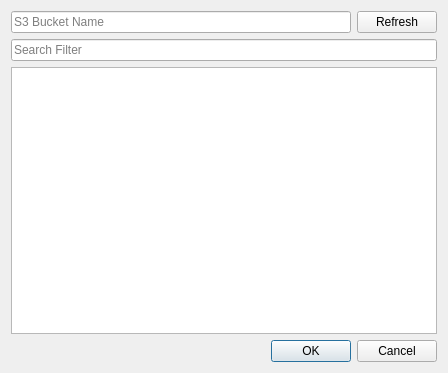
<?xml version="1.0" encoding="UTF-8"?>
<ui version="4.0">
 <class>S3FileBrowser</class>
 <widget class="QDialog" name="S3FileBrowser">
  <property name="geometry">
   <rect>
    <x>0</x>
    <y>0</y>
    <width>448</width>
    <height>373</height>
   </rect>
  </property>
  <property name="windowTitle">
   <string>S3 File Browser</string>
  </property>
  <layout class="QVBoxLayout" name="verticalLayout">
   <item>
    <layout class="QHBoxLayout" name="horizontalLayout">
     <item>
      <widget class="QLineEdit" name="bucketNameEdit">
       <property name="placeholderText">
        <string>S3 Bucket Name</string>
       </property>
      </widget>
     </item>
     <item>
      <widget class="QPushButton" name="refreshButton">
       <property name="text">
        <string>Refresh</string>
       </property>
      </widget>
     </item>
    </layout>
   </item>
   <item>
    <widget class="QLineEdit" name="searchFilterEdit">
     <property name="placeholderText">
      <string>Search Filter</string>
     </property>
    </widget>
   </item>
   <item>
    <widget class="QListWidget" name="objectList"/>
   </item>
   <item>
    <widget class="QDialogButtonBox" name="buttonBox">
     <property name="orientation">
      <enum>Qt::Horizontal</enum>
     </property>
     <property name="standardButtons">
      <set>QDialogButtonBox::Cancel|QDialogButtonBox::Ok</set>
     </property>
    </widget>
   </item>
  </layout>
 </widget>
 <resources/>
 <connections>
  <connection>
   <sender>buttonBox</sender>
   <signal>accepted()</signal>
   <receiver>S3FileBrowser</receiver>
   <slot>accept()</slot>
   <hints>
    <hint type="sourcelabel">
     <x>248</x>
     <y>254</y>
    </hint>
    <hint type="destinationlabel">
     <x>157</x>
     <y>274</y>
    </hint>
   </hints>
  </connection>
  <connection>
   <sender>buttonBox</sender>
   <signal>rejected()</signal>
   <receiver>S3FileBrowser</receiver>
   <slot>reject()</slot>
   <hints>
    <hint type="sourcelabel">
     <x>316</x>
     <y>260</y>
    </hint>
    <hint type="destinationlabel">
     <x>286</x>
     <y>274</y>
    </hint>
   </hints>
  </connection>
  <connection>
   <sender>objectList</sender>
   <signal>itemDoubleClicked(QListWidgetItem*)</signal>
   <receiver>S3FileBrowser</receiver>
   <slot>accept()</slot>
   <hints>
    <hint type="sourcelabel">
     <x>223</x>
     <y>184</y>
    </hint>
    <hint type="destinationlabel">
     <x>223</x>
     <y>186</y>
    </hint>
   </hints>
  </connection>
  <connection>
   <sender>refreshButton</sender>
   <signal>clicked()</signal>
   <receiver>S3FileBrowser</receiver>
   <slot>refreshButton_clicked()</slot>
   <hints>
    <hint type="sourcelabel">
     <x>400</x>
     <y>21</y>
    </hint>
    <hint type="destinationlabel">
     <x>223</x>
     <y>186</y>
    </hint>
   </hints>
  </connection>
  <connection>
   <sender>objectList</sender>
   <signal>itemSelectionChanged()</signal>
   <receiver>S3FileBrowser</receiver>
   <slot>objectList_itemSelectionChanged()</slot>
   <hints>
    <hint type="sourcelabel">
     <x>223</x>
     <y>187</y>
    </hint>
    <hint type="destinationlabel">
     <x>223</x>
     <y>186</y>
    </hint>
   </hints>
  </connection>
  <connection>
   <sender>searchFilterEdit</sender>
   <signal>textChanged(QString)</signal>
   <receiver>S3FileBrowser</receiver>
   <slot>searchFilterEdit_textChanged(QString)</slot>
   <hints>
    <hint type="sourcelabel">
     <x>223</x>
     <y>49</y>
    </hint>
    <hint type="destinationlabel">
     <x>223</x>
     <y>186</y>
    </hint>
   </hints>
  </connection>
 </connections>
</ui>
